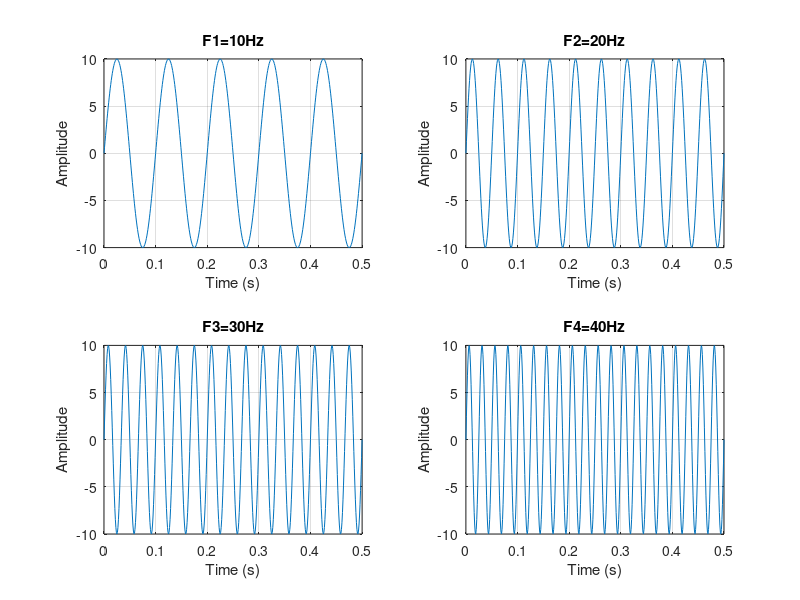

MATLAB code to generate this figure:
t = 0:0.001:0.5;
F1 = 10;
F2 = 20;
F3 = 30;
F4 = 40;
x1 = 10*sin(2*pi*F1*t);
x2 = 10*sin(2*pi*F2*t);
x3 = 10*sin(2*pi*F3*t);
x4 = 10*sin(2*pi*F4*t);
figure;
subplot(2,2,1)
plot(t,x1)
title('F1=10Hz')
xlabel('Time (s)')
ylabel('Amplitude')
grid on
subplot(2,2,2)
plot(t,x2)
title('F2=20Hz')
xlabel('Time (s)')
ylabel('Amplitude')
grid on
subplot(2,2,3)
plot(t,x3)
title('F3=30Hz')
xlabel('Time (s)')
ylabel('Amplitude')
grid on
subplot(2,2,4)
plot(t,x4)
title('F4=40Hz')
xlabel('Time (s)')
ylabel('Amplitude')
grid on
